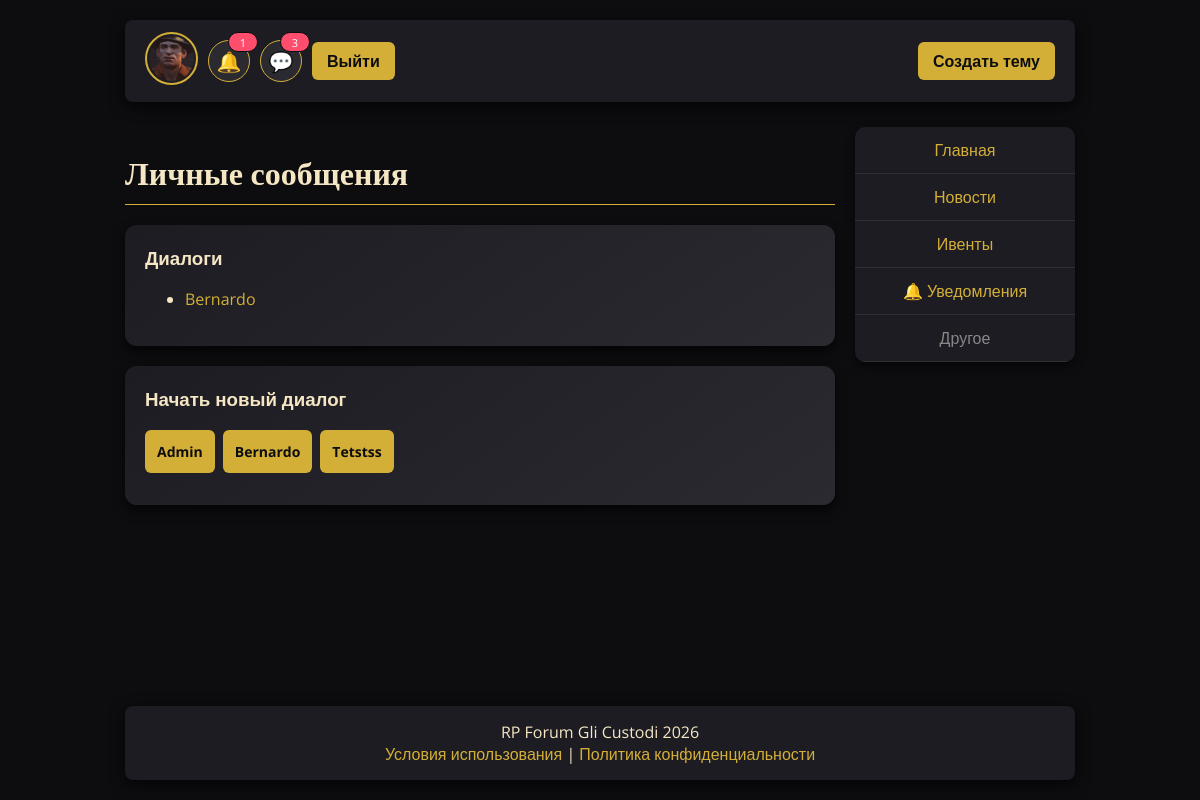
The app's page /dialogs/ (signed in) with its own data.
### main/models.py (models this page shows, shortened)
class CustomUser(AbstractUser):
    is_forum_admin = models.BooleanField(default=False)
    groups = models.ManyToManyField(
        Group,
        related_name='customuser_set',
        blank=True,
        help_text='The groups this user belongs to.',
        verbose_name='groups',
    )
    user_permissions = models.ManyToManyField(
        Permission,
        related_name='customuser_permissions_set',
        blank=True,
        help_text='Specific permissions for this user.',
        verbose_name='user permissions',
    )

class Profile(models.Model):
    user = models.OneToOneField(CustomUser, on_delete=models.CASCADE)
    avatar = models.ImageField(upload_to='avatars/', blank=True, null=True)
    cover_image = models.ImageField(upload_to='profiles/covers/', blank=True, null=True)
    bio = models.TextField(blank=True)
    default_avatar = models.CharField(
        max_length=64,
        blank=True,
        default="",
        help_text="Static path like images/avatar1.png"
    )

class DialogParticipant(models.Model):
    dialog = models.ForeignKey(Dialog, on_delete=models.CASCADE, related_name="dialog_participants")
    user = models.ForeignKey(settings.AUTH_USER_MODEL, on_delete=models.CASCADE, related_name="dialog_participations")
    joined_at = models.DateTimeField(auto_now_add=True)
    last_typing_at = models.DateTimeField(null=True, blank=True)
    class Meta:
        unique_together = ("dialog", "user")

### main/views.py (the view)
# urls.py: path("dialogs/", views.dialogs_list, name="dialogs"),
@login_required
def dialogs_list(request):
    users_for_new_dialog = User.objects.exclude(id=request.user.id).order_by("username")
    try:
        dialogs = (
            Dialog.objects.filter(dialog_participants__user=request.user)
            .prefetch_related("dialog_participants__user")
            .annotate(last_message_time=Count("messages"))
            .distinct()
            .order_by("-updated_at")
        )
        dialogs_count = dialogs.count()
    except (OperationalError, ProgrammingError):
        messages.warning(request, "ЛС-чат временно недоступен: примените миграции (python manage.py migrate).")
        dialogs = []
        dialogs_count = 0
    return render(request, "main/dialogs.html", {
        "dialogs": dialogs,
        "dialogs_count": dialogs_count,
        "users_for_new_dialog": users_for_new_dialog,
    })

### main/context_processors.py (called while the page is built)
def notifications_count(request):
    data = {"unread_notifications_count": 0, "unread_messages_count": 0}
    if not request.user.is_authenticated:
        return data
    data["unread_notifications_count"] = request.user.notifications.filter(is_read=False).count()
    try:
        unread_messages = Message.objects.filter(
            dialog__dialog_participants__user=request.user,
        ).exclude(author=request.user).exclude(
            read_by__user=request.user,
        )
        data["unread_messages_count"] = unread_messages.count()
    except (OperationalError, ProgrammingError):
        data["unread_messages_count"] = 0
    return data

### main/templates/main/dialogs.html
{% extends 'main/base.html' %}
{% block content %}
<h2 class="page-title">Личные сообщения</h2>
<div class="card">
  <h3 style="margin-top:0;">Диалоги</h3>
  <ul>
    {% for dialog in dialogs %}
      <li style="margin-bottom:10px;">
        <a href="{% url 'dialog-detail' dialog.id %}">
          {% for p in dialog.dialog_participants.all %}{% if p.user != user %}{{ p.user.username }}{% endif %}{% endfor %}
        </a>
      </li>
    {% empty %}
      <li>Диалогов пока нет.</li>
    {% endfor %}
  </ul>
</div>
<div class="card">
  <h3 style="margin-top:0;">Начать новый диалог</h3>
  <div style="display:flex; flex-wrap:wrap; gap:8px;">
    {% for u in users_for_new_dialog %}
      <form method="post" action="{% url 'dialog-start' u.username %}" style="margin:0;">{% csrf_token %}<button type="submit" style="width:auto;">{{ u.username }}</button></form>
    {% endfor %}
  </div>
</div>
{% endblock %}

### main/templates/main/base.html (shortened to what this page needs)
{% load static %}
<!DOCTYPE html>
<html lang="ru">
<head>
<link rel="stylesheet" href="{% static 'css/style.css' %}">
</head>
<body>
<div class="container">
<header>
    <div class="header-container">
        <div class="header-left">
            {% if user.is_authenticated %}
                <a href="{% url 'profile' %}">
                    {% if user.profile.avatar %}
                        <img src="{{ user.profile.avatar.url }}" class="avatar" alt="">
                    {% else %}
                        <img src="{% static user.profile.default_avatar %}" class="avatar" alt="">
                    {% endif %}
                </a>
                <a href="{% url 'notifications' %}" class="icon-btn" title="Уведомления" id="notifications-icon">
                    🔔{% if unread_notifications_count > 0 %}<span class="notify-badge" id="notifications-badge">{{ unread_notifications_count }}</span>{% endif %}
                </a>
                <a href="{% url 'dialogs' %}" class="icon-btn" title="Личные сообщения" id="messages-icon">
                    💬{% if unread_messages_count > 0 %}<span class="notify-badge" id="messages-badge">{{ unread_messages_count }}</span>{% endif %}
                </a>
                <a href="{% url 'logout' %}" class="header-btn pulse-button">Выйти</a>
            {% else %}
                <a href="{% url 'login' %}" class="header-btn pulse-button">Войти</a>
                <a href="{% url 'register' %}" class="header-btn pulse-button">Регистрация</a>
            {% endif %}
        </div>
        <div class="header-right">
            {% if user.is_authenticated %}
                <a href="{% url 'create_topic_simple' %}" class="header-btn pulse-button">Создать тему</a>
            {% endif %}
        </div>
    </div>
</header>
<main class="content-area">
    <div class="content-main">
        {% block content %}{% endblock %}
    </div>
    {% with name=request.resolver_match.url_name %}
        {% if name != 'login' and name != 'register' and name != 'change-password' %}
        <div class="content-sidebar">
            <table class="forum-table">
                <tbody>
                    <tr><td><a href="{% url 'home' %}">Главная</a></td></tr>
                    <tr><td><a href="{% url 'news' %}">Новости</a></td></tr>
                    <tr><td><a href="{% url 'events' %}">Ивенты</a></td></tr>
                    {% if user.is_authenticated %}<tr><td><a href="{% url 'notifications' %}">🔔 Уведомления</a></td></tr>{% endif %}
                    <tr><td><span style="color:#888;">Другое</span></td></tr>
                </tbody>
            </table>
        </div>
        {% endif %}
    {% endwith %}
</main>
<footer>
    RP Forum Gli Custodi 2026
    <br>
    <a href="{% url 'terms' %}">Условия использования</a> |
    <a href="{% url 'privacy' %}">Политика конфиденциальности</a>
</footer>
</div>
</body>
</html>

### main/templates/main/base.html (style rules this page uses)
html, body { height: 100%; margin: 0; padding: 0; }
body { display: flex; flex-direction: column; min-height: 100vh; background: #0d0d10; color: #f5e6c4; font-family: 'Open Sans', sans-serif; }
a { color: #d4af37; text-decoration: none; transition: 0.2s; }
.container { flex: 1; display: flex; flex-direction: column; width: 950px; max-width: 95%; margin: 0 auto; padding: 20px; }
header { background: #1c1c22; border-radius: 8px; padding: 12px 20px; margin-bottom: 25px; box-shadow: 0 4px 15px rgba(0,0,0,0.8); }
.header-container { display: flex; justify-content: space-between; align-items: center; flex-wrap: wrap; }
.header-left, .header-right { display: flex; align-items: center; gap: 10px; }
.header-right { margin-left: auto; }
.header-btn { background-color: #d4af37; color: #0d0d10; padding: 8px 15px; border-radius: 6px; font-weight: 700; text-decoration: none; transition: all 0.3s ease; white-space: nowrap; }
.icon-btn { width: 40px; height: 40px; display: inline-flex; align-items: center; justify-content: center; border-radius: 50%; background: #2a2a30; color: #f5e6c4; font-size: 20px; border: 1px solid #d4af37; position: relative; overflow: visible; }
.notify-badge { display:inline-flex; min-width:18px; height:18px; border-radius:999px; background:#ff4d6d; color:#fff; font-size:11px; align-items:center; justify-content:center; padding:0 5px; position:absolute; top:-9px; right:-9px; border: 1px solid #0d0d10; }
.avatar { width: 45px; height: 45px; border-radius: 50%; object-fit: cover; border: 2px solid #d4af37; padding: 2px; transition: transform 0.2s, box-shadow 0.2s; }
.card, .post-card, .comment-card, .new-post-card { background: linear-gradient(145deg, #1c1c22, #2a2a30); border-radius: 12px; padding: 20px; margin-bottom: 20px; box-shadow: 0 6px 12px rgba(0,0,0,0.7); transition: transform 0.3s, box-shadow 0.3s; }
button { padding: 12px; margin-bottom: 12px; border-radius: 6px; border: none; font-family: 'Open Sans', sans-serif; font-size: 14px; background-color: #d4af37; color: #0d0d10; font-weight: 700; cursor: pointer; transition: all 0.3s ease; }
form button { width: 100%; }
h2.page-title { font-family: 'Merriweather', serif; font-size: 32px; margin-bottom: 20px; border-bottom: 1px solid #d4af37; padding-bottom: 10px; }
footer { text-align: center; padding: 15px 0; background: #1c1c22; border-radius: 8px; box-shadow: 0 4px 15px rgba(0,0,0,0.8); margin-top: auto; }
.forum-table { width: 100%; border-collapse: collapse; background: #1c1c22; border-radius: 10px; overflow: hidden; box-shadow: 0 4px 10px rgba(0,0,0,0.6); }
.forum-table td { padding: 12px; border-bottom: 1px solid #2f2f36; text-align:center; }
.content-area { display: flex; gap: 20px; align-items: flex-start; }
.content-main { flex: 1; min-width: 0; }
.content-sidebar { width: 220px; flex: 0 0 220px; position: sticky; top: 20px; }

### records on screen
CustomUser: default_avatar (picture)
DialogParticipant: user.username "Bernardo"
CustomUser: username "Admin"
CustomUser: username "Bernardo"
CustomUser: username "Tetstss"

### other values on screen
{{ unread_notifications_count }} "1"
{{ unread_messages_count }} "3"
